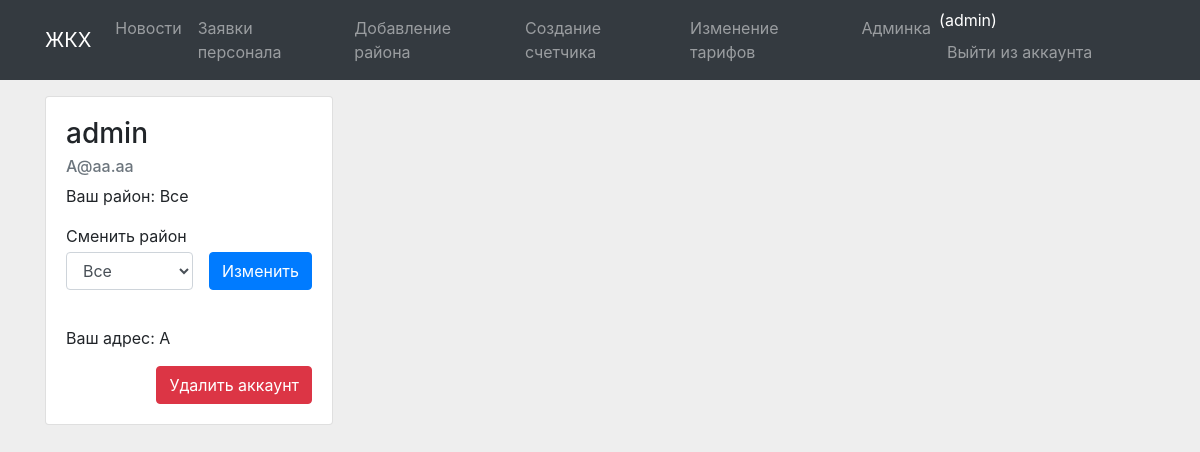
The page /account (signed in) on the database its author committed.
### main/models.py (models this page shows)
class CustomUser(AbstractUser):
    address = models.CharField("Адрес", max_length=100, null=False, blank=False, unique=True)
    district = models.ForeignKey(District, on_delete=models.CASCADE, default='1')
    allows = models.CharField("Разрешение", max_length=1, null=False, blank=False, default='1')
    email = models.EmailField("Почта",null=False, blank=False, unique=True)
    want_staff = models.BooleanField("Хочет быть админом", default=False)
    objects = CustomUserManager()
    REQUIRED_FIELDS = []

class District(models.Model):
    district = models.CharField("Район", max_length=100, null=False, blank=False, unique=True)
    def __str__(self):
        return self.district

### main/views.py (the view, shortened to what this page needs)
# urls.py: path('account', views.account, name='account'),
def account(request):
    form = ChangeDistictForm()
    error = ''
    return render(request, 'main/user/account.html', {'title': 'Ваш аккаунт', "form": form, "error": error})

### main/forms.py
class ChangeDistictForm(ModelForm):
    class Meta:
        model = ChangeDistict
        fields = ["user", "district"]
        widgets = {
             'district': Select(attrs={'class': "form-control"})
        }

### templates/main/user/account.html (shortened to what this page needs)
{% extends 'page.html' %}
{% block content %}
<div class="container">
    <div class="card" style="width: 18rem;">
        <div class="card-body">
            <h3 class="card-title">{{user.username}}</h3>
            <h6 class="card-subtitle mb-2 text-muted">{{user.email}}</h6>
            <p class="card-text">Ваш район: {{user.district}}</p>
            <p class="card-text mb-1">Сменить район</p>
            <form action="" method="post" class = "d-flex mt-1">{%csrf_token%}
            <div class="mr-3">
                {{form.district}}
                <ul class="errorlist">
                </ul>
            </div>
            <div>
                <input class = 'btn btn-primary' type="submit" value="Изменить">
            </div>
            </form>
            <p class="card-text">Ваш адрес: {{user.address}}</p>
            <div class="d-flex justify-content-end">
                <a class = 'btn btn-danger' href="{% url 'account_del' user.id %}">Удалить аккаунт</a>
            </div>
        </div>
      </div>
</div>
{% endblock %}

### templates/page.html (shortened to what this page needs)
<!DOCTYPE html>
<html lang="en">
<head>
    <link rel="stylesheet" href="https://cdn.jsdelivr.net/npm/bootstrap@4.0.0/dist/css/bootstrap.min.css">
    {% load static %}
    <link rel="stylesheet" href={% static "css/style.css" %}>
</head>
<body>
<nav class="navbar navbar-expand-lg bg-dark navbar-dark mb-3">
    <div class="container">
        <a class="navbar-brand" href="{% url 'news' %}">ЖКХ</a>
    <div class="collapse navbar-collapse" id="navbarSupportedContent">
        <ul class="navbar-nav mr-auto">
            <li class="nav-item {% if title == 'Новости'%}active {%endif%}">
                <a class="nav-link" href="{% url 'news' %}">Новости</a>
            </li>
            {%if user.allows == '1' %}
            <li class="nav-item {% if title == 'Ваши счета'%}active {%endif%}">
                <a class="nav-link" href="{% url 'bill' user.id %}">Просмотр счетов</a>
            </li>
            <li class="nav-item {% if title == 'Создание жалобы'%}active {%endif%}">
                <a class="nav-link" href="{% url 'create_report' %}">Оставить жалобу</a>
            </li>
            <li class="nav-item {% if title == 'Мои жалобы'%}active {%endif%}">
                <a class="nav-link" href="{% url 'my_reports' %}">Мои жалобы</a>
            </li>
            {% elif user.allows == '3' %}
            <li class="nav-item {% if title == 'Заявки'%}active {%endif%}">
                <a class="nav-link" href="{% url 'admin_reg' %}">Заявки персонала</a>
            </li>
            <li class="nav-item {% if title == 'Добавление района'%}active {%endif%}">
                <a class="nav-link" href="{% url 'create_district' %}">Добавление района</a>
            </li>
            <li class="nav-item {% if title == 'Создание счетчика'%}active {%endif%}">
                <a class="nav-link" href="{% url 'create_name' %}">Создание счетчика</a>
            </li>
            <li class="nav-item {% if title == 'Тарифы'%}active {%endif%}">
                <a class="nav-link" href="{% url 'change_bill_rate' %}">Изменение тарифов</a>
            </li>
            <li class="nav-item {% if title == ''%}active {%endif%}">
                <a class="nav-link" href="/admin">Админка</a>
            </li>
            {% endif %}
        </ul>
        <div class = "navbar-nav form-inline my-2 my-lg-0 ">
            {% if user.is_authenticated %}
                <a class="text-white" href="{% url 'account' %}">({{ user.username }})</a>
                <a class="nav-link" href="{% url 'logout' %}">Выйти из аккаунта</a>
            {% else %}
                <a class="nav-link" href="{% url 'login' %}">Войти в аккаунт</a>
            {% endif %}
        </div>
    </div>
    </div>
</nav>
    {% block content %}
    {% endblock %}
</body>
</html>

### main/static/css/style.css (style rules this page uses)
body { background-color: #eee; }
.errorlist { list-style-type: none; color: #e66; padding: 10px; }

### rows shown on the page
CustomUser: username "admin", email "A@aa.aa", district "Все", address "A"
District: district "Все"
